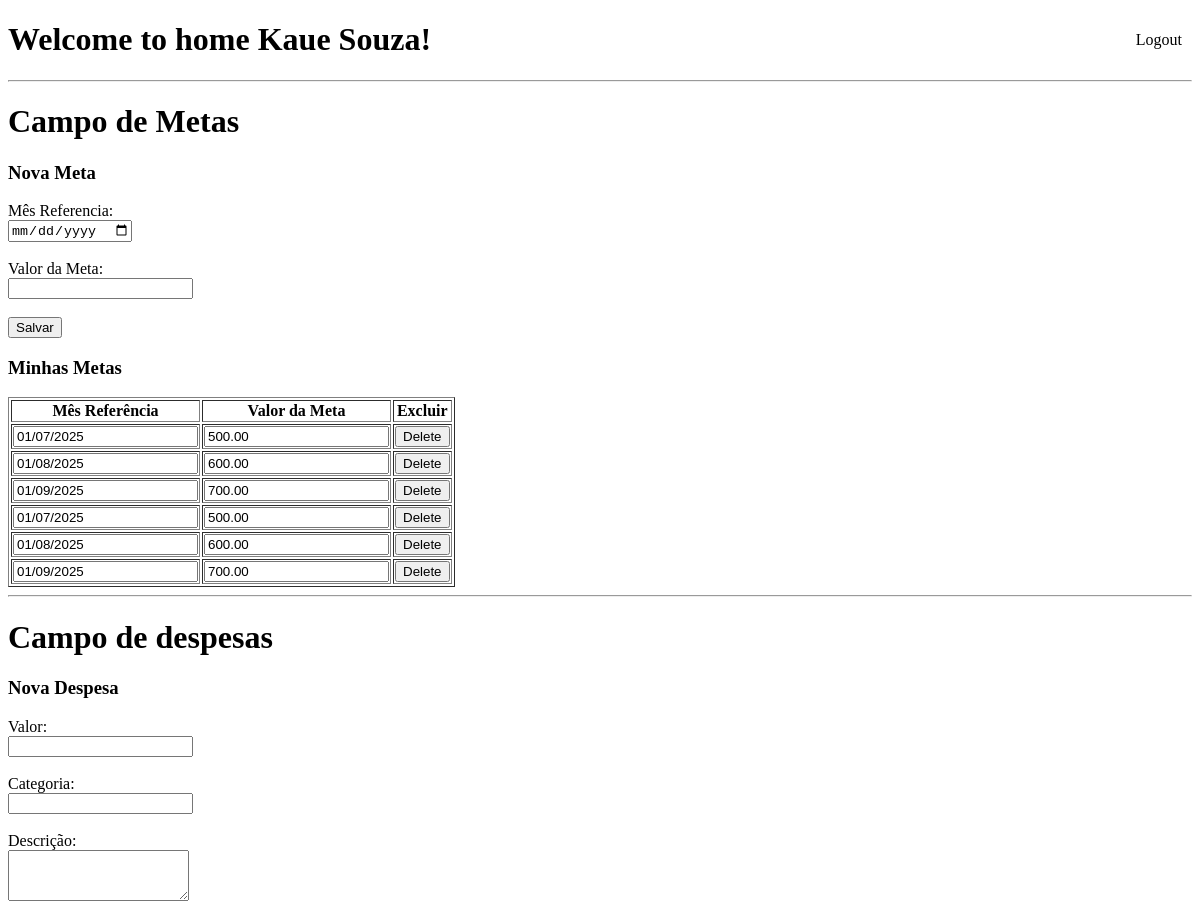
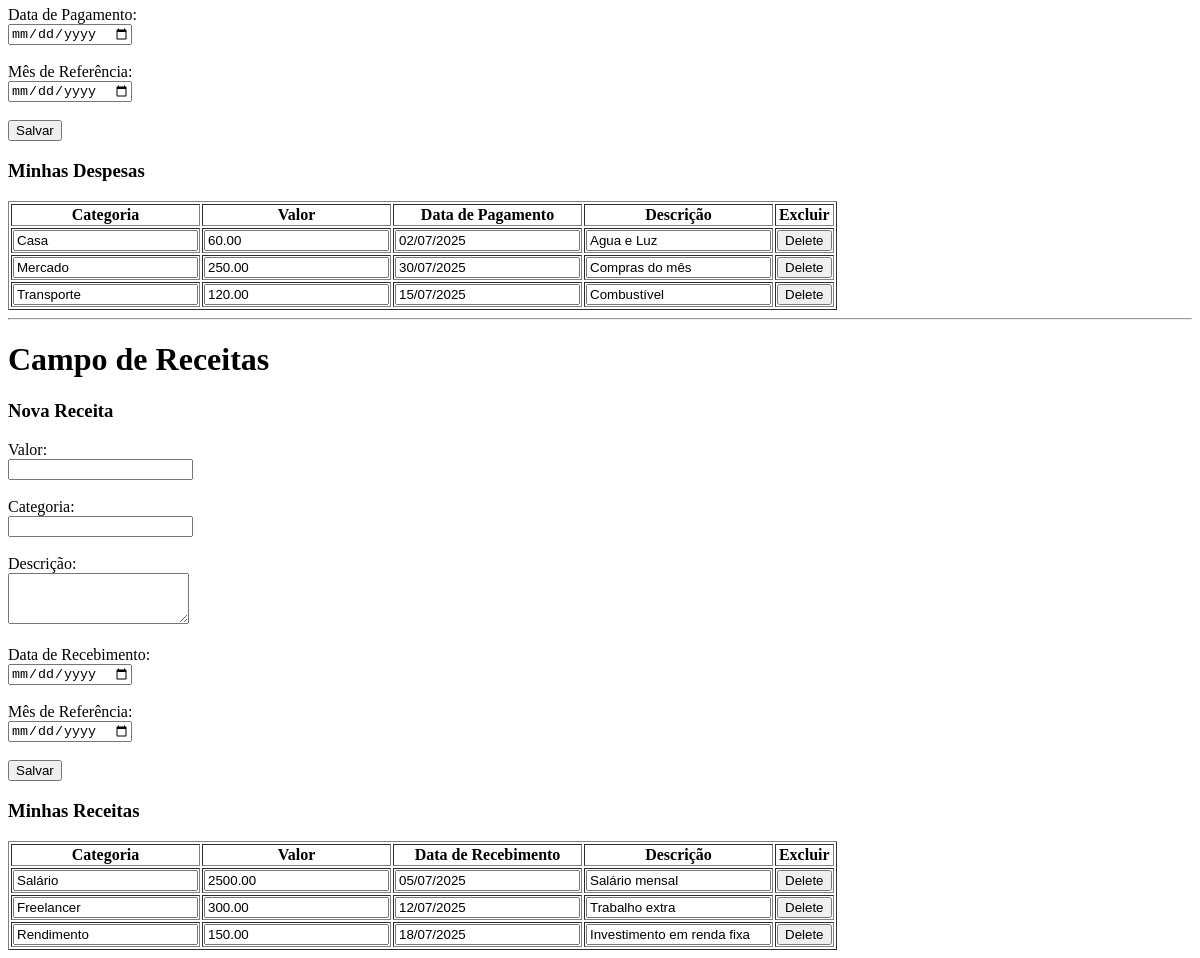
Page / (signed in) on the earlier database version (2 pictures, top to bottom).
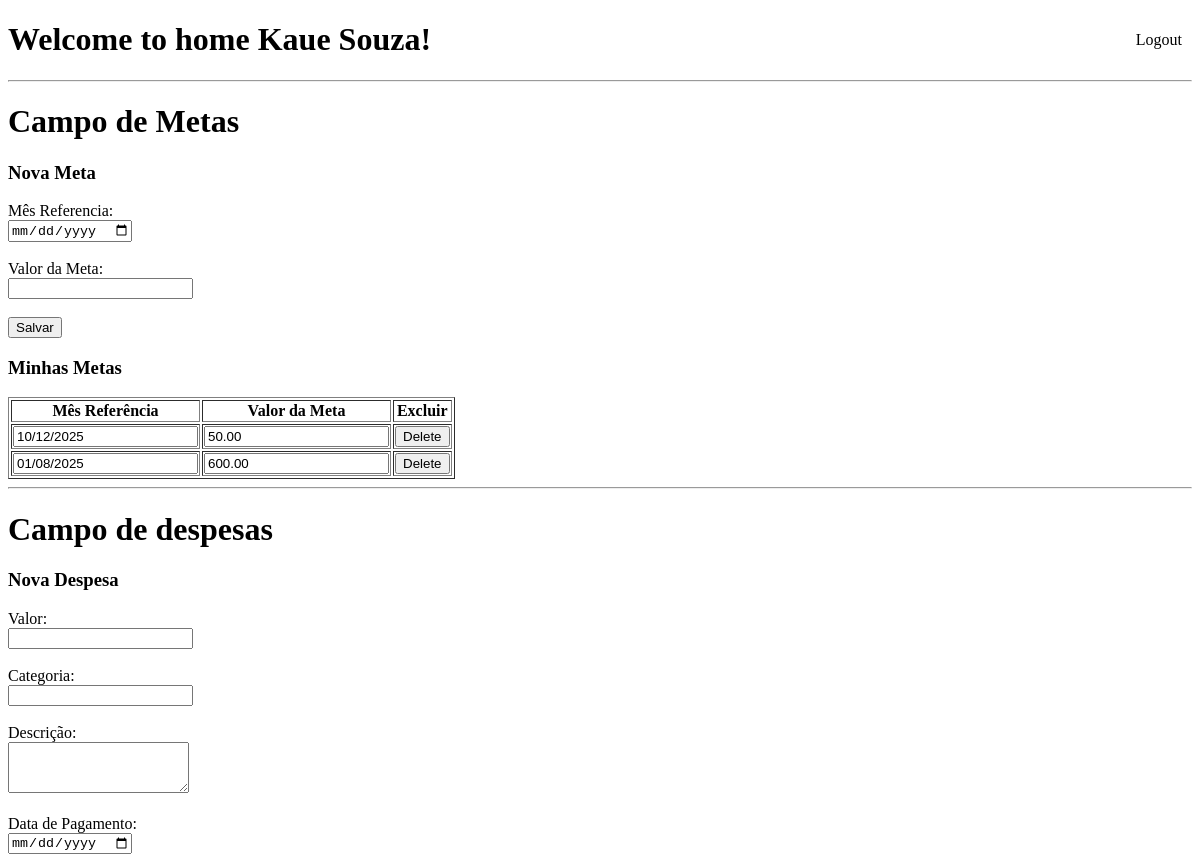
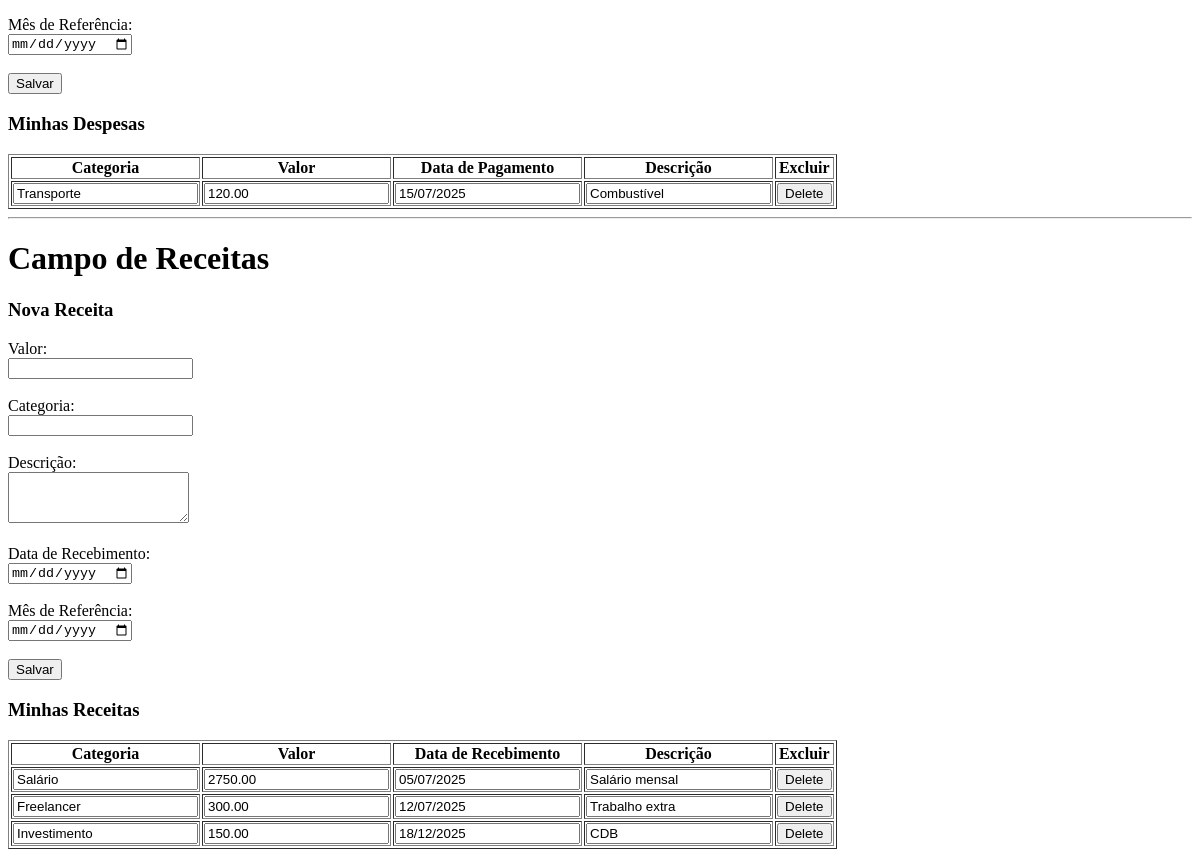
Same page on the later database version (2 pictures, top to bottom).
### models.py (models this page shows, shortened)
class User(UserMixin,  db.Model):
    __tablename__ = 'usuarios'
    id = db.Column(db.Integer, primary_key=True)
    name = db.Column(db.String(30), unique=True)
    user = db.Column(db.String(30), unique=True)
    password = db.Column(db.String())
    receitas = db.relationship('Receita', backref='usuario', lazy=True)
    despesas = db.relationship('Despesa', backref='usuario', lazy=True)
    metas = db.relationship('MetaPoupanca', backref='usuario', lazy=True)

class MetaPoupanca(db.Model):
    __tablename__ = 'metas_poupanca'
    id = db.Column(db.Integer, primary_key=True)
    usuario_id = db.Column(db.Integer, db.ForeignKey('usuarios.id'), nullable=False)
    mes_referencia = db.Column(db.Date, nullable=False)
    valor_meta = db.Column(db.Numeric(10, 2), nullable=False)

class Despesa(db.Model):
    __tablename__ = 'despesas'
    id = db.Column(db.Integer, primary_key=True)
    usuario_id = db.Column(db.Integer, db.ForeignKey('usuarios.id'), nullable=False)
    valor = db.Column(db.Numeric(10, 2), nullable=False)
    categoria = db.Column(db.String(100), nullable=True)
    descricao = db.Column(db.Text, nullable=True)
    data_pagamento = db.Column(db.Date, default=date.today)
    mes_referencia = db.Column(db.Date, nullable=False)

class Receita(db.Model):
    __tablename__ = 'receitas'
    id = db.Column(db.Integer, primary_key=True)
    usuario_id = db.Column(db.Integer, db.ForeignKey('usuarios.id'), nullable=False)
    valor = db.Column(db.Numeric(10, 2), nullable=False)
    categoria = db.Column(db.String(100), nullable=True)
    descricao = db.Column(db.Text, nullable=True)
    data_recebimento = db.Column(db.Date, default=date.today)
    mes_referencia = db.Column(db.Date, nullable=False)

### views.py (the view)
@app.route('/')
@login_required
def home():
    despesas = current_user.despesas
    receitas = current_user.receitas
    metas = current_user.metas
    return render_template(
        'home.html',
        despesas=despesas,
        receitas=receitas,
        metas=metas,
    )

### views.py (called while the page is built)
@lm.user_loader
def user_loader(id):
    user = db.session.query(User).filter_by(id=id).first()
    return user

### templates/home.html (shortened to what this page needs)
<!DOCTYPE html>
<html lang="en">
<head>
</head>
<body>
    {% if current_user.is_authenticated %}
    <a href="{{ url_for('logout') }}" class="btn btn-danger" style="float: right; margin: 10px; text-decoration: none; color: black;">
        Logout
    </a>
        <h1>Welcome to home {{ current_user.name }}!</h1>
        <hr>
        <h1>Campo de Metas</h1>
        <h3>Nova Meta</h3>
        <form action="{{ url_for('criar_meta') }}" method="post">
            <label for="mes_referenciaForm">Mês Referencia:</label><br>
            <input type="date"  name="mes_referenciaForm" id="mes_referenciaForm" required><br><br>
            <label for="valor_metaForm">Valor da Meta:</label><br>
            <input type="number" step="100" name="valor_metaForm" id="valor_metaForm" required><br><br>
            <button type="submit">Salvar</button>
        </form>
        <h3>Minhas Metas</h3>
        <table border="1">
            <tr>
                <th>Mês Referência</th>
                <th>Valor da Meta</th>
                <th>Excluir</th>
            </tr>
            {% for meta in metas %}
                <tr>
                    <td>
                        <form action="/update/{{ meta.id }}/mes_referencia" method="post">
                            <input type="text" name="mes_referenciaForm" value="{{meta.mes_referencia.strftime('%d/%m/%Y') }}">
                        </form>
                    </td>
                    <td>
                        <form action="/update/{{ meta.id }}/valor_meta" method="post">
                            <input type="text" name="valor_metaForm" value="{{ '%.2f'|format(meta.valor_meta) }}">
                        </form>
                    </td>
                    <td>
                        <form action="/delete/{{ meta.id }}/m" method="post">
                            <button type="submit">Delete</button>
                        </form>
                    </td>
                </tr>
            {% else %}
                <tr>
                    <td colspan="4">Nenhuma despesa registrada.</td>
                </tr>
            {% endfor %}
        </table>
        <hr>
        <h1>Campo de despesas</h1>
        <h3>Nova Despesa</h3>
        <form action="{{ url_for('criar_despesa') }}" method="post">
            <label for="valorForm">Valor:</label><br>
            <input type="number" step="100" name="valorForm" id="valorForm" required><br><br>
            <label for="categoriaForm">Categoria:</label><br>
            <input type="text" name="categoriaForm" id="categoriaForm" required><br><br>
            <label for="descricaoForm">Descrição:</label><br>
            <textarea name="descricaoForm" id="descricaoForm" rows="3"></textarea><br><br>
            <label for="data_pagamentoForm">Data de Pagamento:</label><br>
            <input type="date" name="data_pagamentoForm" id="data_pagamentoForm" required><br><br>
            <label for="mes_referenciaForm">Mês de Referência:</label><br>
            <input type="date" name="mes_referenciaForm" id="mes_referenciaForm" required><br><br>
            <button type="submit">Salvar</button>
        </form>
        <h3>Minhas Despesas</h3>
        <table border="1">
            <tr>
                <th>Categoria</th>
                <th>Valor</th>
                <th>Data de Pagamento</th>
                <th>Descrição</th>
                <th>Excluir</th>
            </tr>
            {% for despesa in despesas %}
                <tr>
                    <td>
                        <form action="/update/{{despesa.id }}/categoria" method="post">
                            <input type="text" name="categoriaForm" value="{{despesa.categoria}}">
                        </form>
                    </td>
                    <td>
                        <form action="/update/{{despesa.id }}/valor" method="post">
                            <input type="text" name="valorForm" value='{{ "%.2f"|format(despesa.valor) }}'>
                        </form>
                    </td>
                    <td>
                        <form action="/update/{{despesa.id }}/data_pagamento" method="post">
                            <input type="text" name="data_pagamentoForm" value="{{despesa.data_pagamento.strftime('%d/%m/%Y') }}">
                        </form>
                    </td>
                    <td>
                        <form action="/update/{{despesa.id }}/descricao" method="post">
                            <input type="text" name="descricaoForm" value="{{ despesa.descricao}}">
                        </form>
                    </td>
                    <td>
                        <form action="/delete/{{ despesa.id }}" method="post">
                            <button type="submit">Delete</button>
                        </form>
                    </td>
                </tr>
            {% else %}
                <tr>
                    <td colspan="6">Nenhuma despesa registrada.</td>
                </tr>
            {% endfor %}
        </table>
        <hr>
        <h1>Campo de Receitas</h1>
        <h3>Nova Receita</h3>
        <form action="{{ url_for('criar_receita') }}" method="post">
            <label for="valorForm">Valor:</label><br>
            <input type="number" step="100" name="valorForm" id="valorForm" required><br><br>
            <label for="categoriaForm">Categoria:</label><br>
            <input type="text" name="categoriaForm" id="categoriaForm" required><br><br>
            <label for="descricaoForm">Descrição:</label><br>
            <textarea name="descricaoForm" id="descricaoForm" rows="3"></textarea><br><br>
            <label for="data_recebimentoForm">Data de Recebimento:</label><br>
            <input type="date" name="data_recebimentoForm" id="data_recebimentoForm" required><br><br>
            <label for="mes_referenciaForm">Mês de Referência:</label><br>
            <input type="date" name="mes_referenciaForm" id="mes_referenciaForm" required><br><br>
            <button type="submit">Salvar</button>
        </form>
        <h3>Minhas Receitas</h3>
        <table border="1">
            <tr>
                <th>Categoria</th>
                <th>Valor</th>
                <th>Data de Recebimento</th>
                <th>Descrição</th>
                <th>Excluir</th>
            </tr>
            {% for receita in receitas %}
                <tr>
                    <td>
                        <form action="/update/{{receita.id }}/categoria/r" method="post">
                            <input type="text" name="categoriaForm" value="{{receita.categoria}}">
                        </form>
                    </td>
                    <td>
                        <form action="/update/{{receita.id }}/valor/r" method="post">
                            <input type="text" name="valorForm" value="{{ '%.2f'|format(receita.valor) }}">
                        </form>
                    </td>
                    <td>
                        <form action="/update/{{receita.id }}/data_recebimento/r" method="post">
                            <input type="text" name="data_recebimentoForm" value="{{receita.data_recebimento.strftime('%d/%m/%Y') }}">
                        </form>
                    </td>
                    <td>
                        <form action="/update/{{receita.id }}/descricao/r" method="post">
                            <input type="text" name="descricaoForm" value="{{ receita.descricao }}">
                        </form>
                    </td>
                    <td>
                        <form action="/delete/{{ receita.id }}/r" method="post">
                            <button type="submit">Delete</button>
                        </form>
                    </td>
                </tr>
            {% else %}
                <tr>
                    <td colspan="6">Nenhuma receita registrada.</td>
                </tr>
            {% endfor %}
        </table>
    {% else %}
        <h1>You are not logged in!</h1>
    {% endif %}
</body>
</html>

Differences in the rows shown:
removed MetaPoupanca: mes_referenciaForm "01/09/2025", valor_metaForm "700.00"
removed MetaPoupanca: mes_referenciaForm "01/07/2025", valor_metaForm "500.00"
removed MetaPoupanca: mes_referenciaForm "01/08/2025", valor_metaForm "600.00"
removed MetaPoupanca: mes_referenciaForm "01/09/2025", valor_metaForm "700.00"
removed Despesa: categoriaForm "Casa", valorForm "60.00", data_pagamentoForm "02/07/2025", descricaoForm "Agua e Luz"
removed Despesa: categoriaForm "Mercado", valorForm "250.00", data_pagamentoForm "30/07/2025", descricaoForm "Compras do mês"
changed MetaPoupanca (number 1 of 2 on the later page): mes_referenciaForm "01/07/2025" → "10/12/2025"; valor_metaForm "500.00" → "50.00"
changed Receita "Salário": valorForm "2500.00" → "2750.00"
changed Receita: categoriaForm "Rendimento" → "Investimento"; data_recebimentoForm "18/07/2025" → "18/12/2025"; descricaoForm "Investimento em renda fixa" → "CDB"
